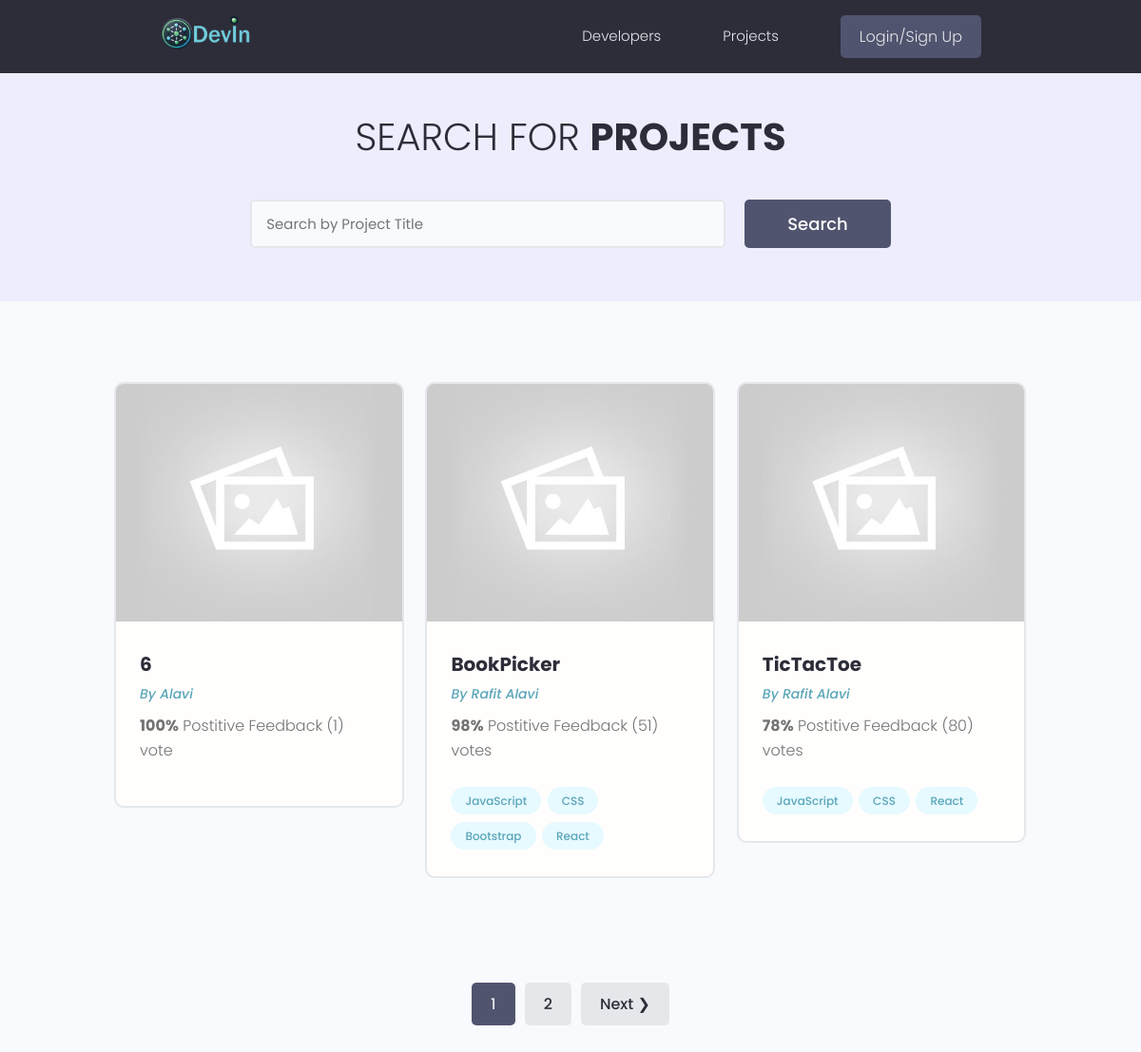
/projects/, run on the app's committed database.
### projects/models.py (models this page shows, shortened)
class Project(models.Model):
    owner = models.ForeignKey(Profile, null=True,blank=True, on_delete=models.SET_NULL)#profile connected to project model
    title = models.CharField(max_length=200)
    description = models.TextField(null=True, blank=True)  # This means the field can be empty in the database, and null can be submitted
    featured_image = models.ImageField(null=True, blank=True ,default='default.jpg')
    demo_link = models.CharField(max_length=2000, null=True, blank=True)
    source_link = models.CharField(max_length=2000, null=True, blank=True)
    tags = models.ManyToManyField('Tag', blank=True)
    vote_total = models.IntegerField(default=0 , null=True,blank=True)
    vote_ratio = models.IntegerField(default=0 , null=True,blank=True)
    created = models.DateField(auto_now_add=True)
    id = models.UUIDField(default=uuid.uuid4, unique=True, primary_key=True, editable=False)  # Primary key
    class Meta:
          ordering = ['-vote_ratio','-vote_total','title']

class  Tag(models.Model):
    name = models.CharField(max_length=200)
    created = models.DateField(auto_now_add=True)
    id = models.UUIDField(default=uuid.uuid4, unique=True, primary_key=True, editable=False)  # Primary key
    def __str__(self):
            return self.name

### users/models.py (models this page shows, shortened)
class Profile(models.Model):
    user = models.OneToOneField(User, on_delete=models.CASCADE, null=True, blank=True) #conecting user to prfile
    name = models.CharField(max_length=200, blank=True, null=True)
    email = models.EmailField(max_length=500, blank=True, null=True)
    username = models.CharField(max_length=200, blank=True, null=True)
    location = models.CharField(max_length=200, blank=True, null=True)
    short_intro = models.CharField(max_length=200, blank=True, null=True)
    bio = models.TextField(blank=True, null=True)
    profile_image = models.ImageField(blank=True, null=True, upload_to='profiles/', default="profiles/user-default.png")
    social_github = models.CharField(max_length=200, blank=True, null=True)
    social_linkedin = models.CharField(max_length=200, blank=True, null=True)
    social_twiiter = models.CharField(max_length=200, blank=True, null=True)
    social_facebook = models.CharField(max_length=200, blank=True, null=True)
    social_website = models.CharField(max_length=200, blank=True, null=True)
    created = models.DateField(auto_now_add=True)
    id = models.UUIDField(default=uuid.uuid4, unique=True, primary_key=True, editable=False)

### projects/views.py (the view)
# urls.py: path('projects/',include('projects.urls')),
def projects(request):
    projects, search_query = SearchProject(request)
    custom_range, projects = paginationProjects(request, projects, 3)
    context = {
        'projects': projects,
        'search_query': search_query,
        'custom_range': custom_range
    }
    return render(request, 'projects/projects.html', context)

### projects/utils.py (called while the page is built)
def paginationProjects(request, projects, results):
    page = request.GET.get('page', 1)  # Default to page 1 if 'page' is not provided
    paginator = Paginator(projects, results)
    try:
        projects = paginator.page(page)
    except PageNotAnInteger:
        page = 1
        projects = paginator.page(page)
    except EmptyPage:
        page = paginator.num_pages
        projects = paginator.page(page)
    left_index = max(1, int(page) - 1)
    right_index = min(int(page) + 2, paginator.num_pages + 1)
    custom_range = range(left_index, right_index)
    return custom_range, projects

def SearchProject(request):
    search_query = ''  # Default will be no value
    if request.GET.get('search_query'):
        search_query = request.GET.get('search_query')
    tags = Tag.objects.filter(name__icontains=search_query)
    projects = Project.objects.distinct().filter(
        Q(title__icontains=search_query) |
        Q(description__icontains=search_query) |
        Q(tags__in=tags) |  # Updated to use 'tags__in'
        Q(owner__name__icontains=search_query)
    )
    return projects, search_query

### projects/templates/projects/projects.html (shortened to what this page needs)
{% extends 'main.html' %}
{% block content %}
 <main class="projects">
     <section class="hero-section text-center">
       <div class="container container--narrow">
         <div class="hero-section__box">
           <h2>Search for <span>Projects</span></h2>
         </div>
         <div class="hero-section__search">
           <form class="form" id="searchForm" action="{% url 'projects' %}" method="get">
             <div class="form__field">
               <input class="input input--text" id="formInput#search" type="text" name="search_query"
                 placeholder="Search by Project Title" />
             </div>
             <input class="btn btn--sub btn--lg" type="submit" value="Search" />
           </form>
         </div>
       </div>
     </section>
     <section class="projectsList">
       <div class="container">
         <div class="grid grid--three">
          {% for project in projects %}
           <div class="column">
             <div class="card project">
               <a href="{% url 'project' project.id %}" class="project">
                 <img class="project__thumbnail" src="{{ project.featured_image.url }}" alt="project thumbnail" />
                 <div class="card__body">
                   <h3 class="project__title">{{project.title}}</h3>
                   <p><a class="project__author" href="{% url 'user-profile' project.id %}">By {{project.owner.name}}</a></p>
                   <p class="project--rating">
                     <span style="font-weight: bold;">{{project.vote_ratio}}%</span> Postitive
                     Feedback ({{ project.vote_total }}) vote{{ project.vote_total|pluralize:"s" }}
                   </p>
                   <div class="project__tags">
                    {% for tag in project.tags.all %}
                     <span class="tag tag--pill tag--main">
                       <small>{{tag}}</small>
                     </span>
                     {% endfor %}
                   </div>
                 </div>
               </a>
             </div>
           </div>
           {% endfor %}
         </div>
       </div>
     </section>
     {% include 'pagination.html' with queryset=projects custom_range=custom_range %}
   </main>
{% endblock %}

### static/styles/app.css (style rules this page uses)
:root { --color-sub: #2d2d39; }
.btn--sub { background-color: var(--color-sub-light); }
.card { border: 2px solid var(--color-light); }
img { width: 100%; }
.hero-section { height: 40vh; display: flex; align-items: center; background-color: var(--color-sub); }
.hero-section__box { margin-bottom: 4rem; }
.hero-section__box > h2, .hero-section__box > h2 > span { font-size: 4rem; color: var(--color-light); line-height: 1.3; text-transform: uppercase; }
.hero-section__box > h2 { font-weight: 300; }
.hero-section__box > h2 > span { font-weight: 700; }
.hero-section__search > .form { display: flex; align-items: center; justify-content: center; gap: 2rem; }
.hero-section__search > .form input.input--text { width: 50rem; }
.project__author { font-size: 1.4rem; font-style: italic; }
.project--rating { margin-bottom: 1.6em; margin-top: .5em; }
.projects > .hero-section { background: var(--color-sub-lighter); height: 30vh; }
.projects .hero-section__box { margin-bottom: 2.5rem; }
.projects .hero-section__box > h2 { color: var(--color-sub); }
.projects .hero-section__box > h2 > span { font-weight: 700; color: var(--color-sub); }
.projectsList { margin-top: 8rem; }
.project__thumbnail { height: 25rem; object-fit: cover; object-position: top center; }
.project__title { font-size: 2rem; font-weight: 700; color: var(--color-sub); }

### static/uikit/styles/modules/_variables.css (style rules this page uses)
:root { --color-main: #5aa5b9; --color-main-light: #e6faff; --color-sub: #3f4156; --color-sub-light: #51546e; --color-sub-lighter: #ededfd; --color-text: #737373; --color-gray: #8b8b8b; --color-light: #e5e7eb; --color-light-gray: #767676; --color-bg: #f8fafd; --color-white: #fffefd; --color-white-light: #f3f3f3; --color-success: #359e64; --color-success-bg: #def8e8; --color-error: #fc4b0b; --color-error-bg: #fff2ee; --font-base: 'Poppins', arial, helvetica, 'Segoe UI', roboto, ubuntu, sans-serif; --font-monospace: 'Fira Code', 'Courier New', courier, monospace; --font-regular: 300; --font-medium: 500; --font-bold: 700; --generic-shadow: 1px 1px 5px #00000010; --generic-transition: all 0.3s ease-in-out; }

### static/uikit/styles/modules/_base.css (style rules this page uses)
* { margin: 0; padding: 0; box-sizing: border-box; text-rendering: optimizeLegibility; color: inherit; font-size: inherit; }
html { font-size: 50%; }
@media only screen and (min-width: 480px) { html { font-size: 56.25%; } }
@media only screen and (min-width: 1200px) { html { font-size: 62.5%; } }
body { line-height: 1.6; font-weight: 400; font-size: 1.5rem; color: var(--color-text); background-color: var(--color-bg); min-height: 100vh; }

### static/uikit/styles/modules/_typography.css (style rules this page uses)
* { font-family: var(--font-base); }
h2 { font-size: 3.6rem; font-weight: var(--font-bold); }
h3 { font-size: 3.2rem; font-weight: var(--font-medium); }
p, span, strong { font-size: 1.6rem; color: var(--color-text); font-weight: var(--font-regular); }
a { padding-bottom: 2px; text-decoration: none; display: inline-block; color: var(--color-main); font-weight: var(--font-medium); }

### static/uikit/styles/modules/_utilities.css (style rules this page uses)
.container { width: 92%; max-width: 165rem; margin: 0 auto; box-sizing: border-box; }
.container--narrow { width: 92%; max-width: 120rem; }
@media screen and (min-width: 1000px) { .container { width: 90%; } }
@media screen and (min-width: 1000px) { .container--narrow { width: 85%; } }
@media screen and (min-width: 1200px) { .container { width: 80%; } }
@media screen and (min-width: 1200px) { .container--narrow { width: 72%; } }
.text-center { text-align: center; }

### static/uikit/styles/modules/_button.css (style rules this page uses)
.btn { display: inline-block; position: relative; cursor: pointer; background-color: var(--color-light); font-weight: var(--font-medium); color: var(--color-sub); text-decoration: none; padding: 1rem 2rem; border-radius: 0.5rem; border: none; width: -webkit-fit-content; width: -moz-fit-content; width: fit-content; height: -webkit-fit-content; height: -moz-fit-content; height: fit-content; font-size: 1.6rem; outline-width: 0; outline-color: transparent; -webkit-backface-visibility: hidden; backface-visibility: hidden; transition: all 0.3s ease-in-out; }
.btn--sub { background-color: var(--color-sub); color: var(--color-white); }
.btn--lg { font-size: 1.8rem; padding: 1.2rem 4.5rem; }

### static/uikit/styles/modules/_card.css (style rules this page uses)
.card { border-radius: 1rem; background-color: var(--color-white); border: 1.5px solid var(--color-light); width: auto; height: auto; margin-top: 0.5rem; margin-bottom: 0.5rem; overflow: hidden; }
.card__body, .card__header { padding: 2rem 2.5rem; }

### data on the page
Project: featured_image (placeholder picture), title "6", owner.name "Alavi", vote_ratio "100", vote_total "1"
Project: featured_image (placeholder picture), title "BookPicker", owner.name "Rafit Alavi", vote_ratio "98", vote_total "51"
Tag: name "JavaScript"
Tag: name "CSS"
Tag: name "Bootstrap"
Tag: name "React"
Project: featured_image (placeholder picture), title "TicTacToe", owner.name "Rafit Alavi", vote_ratio "78", vote_total "80"

### other printed values
{{ page }} "1"
{{ page }} "2"
